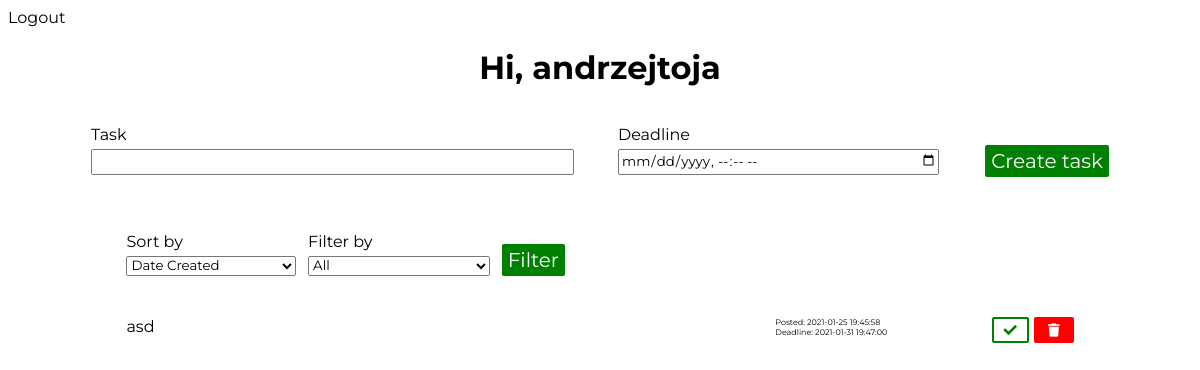
The page /menu (signed in) on the database as committed earlier.
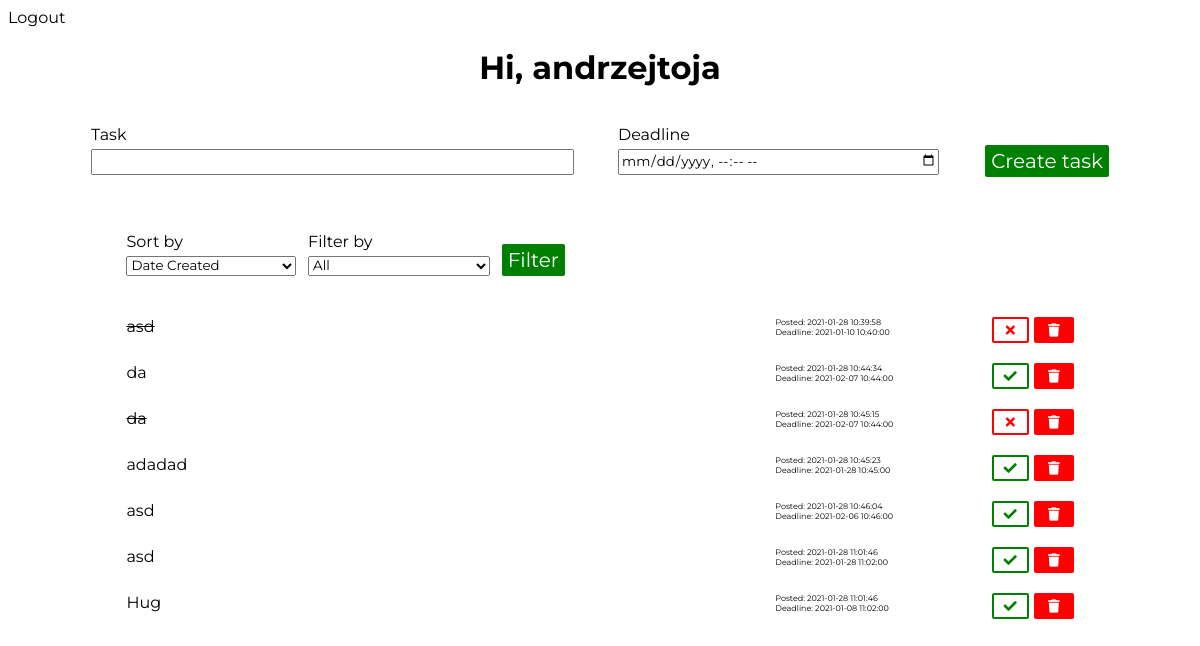
The same page on the database as committed later.
### app/models.py (models this page shows, shortened)
class User(UserMixin, db.Model):
    id = db.Column(db.Integer, primary_key=True)
    username = db.Column(db.String(64), index=True, unique=True)
    email = db.Column(db.String(64), index=True, unique=True)
    password_hash = db.Column(db.String(128))
    tasks = db.relationship('Task', backref='author', lazy='dynamic')
    def get_tasks(self):
        return Task.query.filter_by(user_id=self.id)

class Task(db.Model):
    id = db.Column(db.Integer, primary_key=True)
    task = db.Column(db.String(140))
    timestamp = db.Column(db.DateTime, index=True, default=datetime.now())
    deadline = db.Column(db.DateTime, index=True)
    is_completed = db.Column(db.Boolean, default=False)
    user_id = db.Column(db.Integer, db.ForeignKey('user.id'))

### app/routes.py (the view)
@app.route('/menu', methods=['GET', 'POST'])
def menu():
    task_form = TaskForm()
    filter_form = FilterForm()
    tasks = current_user.get_tasks()
    if task_form.validate_on_submit():
        task = Task(task=task_form.task.data, deadline=task_form.deadline.data, author=current_user)
        db.session.add(task)
        db.session.commit()
        tasks = current_user.get_tasks()
        return redirect('menu')
    if filter_form.validate_on_submit():
        tasks = current_user.get_tasks_filtered(filter_form.sort_by.data, filter_form.filter_by.data)
    return render_template('menu.html', user = current_user, form=task_form, filter_form=filter_form, tasks=tasks, date=datetime.now())

### app/forms.py
class TaskForm(FlaskForm):
    task = StringField('Task', validators=[DataRequired()])
    deadline = DateTimeLocalField('Deadline', validators=[DataRequired()], format='%Y-%m-%dT%H:%M')
    submit1 = SubmitField('Create task')

class FilterForm(FlaskForm):
    sort_by = SelectField('Sort by', choices=['Date Created', 'Deadline'], validators=[])
    filter_by = SelectField('Filter by', choices=['All', 'Completed', "Uncompleted"], validators=[])
    submit2 = SubmitField('Filter')

### app/models.py (called while the page is built)
@login.user_loader
def load_user(id):
    return User.query.get(int(id))

### app/templates/menu.html (shortened to what this page needs)
<!DOCTYPE html>
<html lang="en">
<head>
    <link href="{{ url_for('static', filename='css/main.css') }}" rel="stylesheet">
    <link href="{{ url_for('static', filename='css/menu.css') }}" rel="stylesheet">
    <link rel="stylesheet" href="https://cdnjs.cloudflare.com/ajax/libs/font-awesome/5.15.2/css/all.min.css" />
</head>
<body>
    <nav class="navbar">
        <a class="logout" href={{ url_for("logout") }}>Logout</a>
    </nav>
    <header class="header">
        <h1>Hi, {{ user.username }}</h1>
    </header>
    <form action="" method="POST" class="add-task">
        <div class="task-form">
            <p class="task-input">
                {{ form.task.label }}
                {{ form.task(class_="form-elem input") }}
            </p>
            <p class="deadline">
                {{ form.deadline.label }}
                {{ form.deadline(class_="form-elem date-input", type="datetime-local") }}
            </p>
            <p class="submit-div">
                {{ form.submit1(class_="submit create") }}
            </p>
        </div>
    </form>
    <form action="" method="POST" class="select">
        <div class="filter-form">
            <p class="sort-by">
                {{ filter_form.sort_by.label }}
                {{ filter_form.sort_by(class_="form-elem") }}
            </p>
            <p class="filter-by">
                {{ filter_form.filter_by.label }}
                {{ filter_form.filter_by(class_="form-elem") }}
            </p>
            <p class="submit-filter">
                {{ filter_form.submit2(class_="submit filter") }}
            </p>
        </div>
    </form>
    <div class="tasks">
        {% for task in tasks %}
            <div class="task">
                <div class="task-value">
                    {% if task.is_completed %}
                        <s>{{ task.task }}</s>
                    {% else %}
                        {{ task.task }}
                    {% endif %}
                </div>
                <div class="dates">
                    <div class="date">
                        Posted: {{ task.timestamp.strftime("%Y-%m-%d %H:%M:%S") }}
                    </div>
                    <div class="date">
                        Deadline: {{ task.deadline }}
                    </div>
                </div>
                <div class="complete">
                    <form action={{ "/change_status/" + task.id|string }}>
                        {% if task.is_completed %}
                            <button type="submit" class="not-completed"><i class="fas fa-times"></i></button>
                        {% else %}
                            <button type="submit" class="completed"><i class="fas fa-check"></i></button>
                        {% endif %}
                    </form>
                </div>
                <div class="del">
                    <form action={{ "/delete/" + task.id|string }}>
                        <button type="submit" class="delete"><i class="fas fa-trash"></i></button>
                    </form>
                </div>
            </div>
        {% endfor %}
    </div>
</body>
</html>

### app/static/css/main.css (style rules this page uses)
body, select, input, button { font-family: "Montserrat", serif }
.form-elem { margin-top: 5px; margin-bottom: 25px; width: 99%; }
.submit { background-color: green; border: none; color: white; font-family: "Montserrat", serif; font-size: 1.25rem; width: 100%; height: 2rem; border-radius: 2px; cursor: pointer; }

### app/static/css/menu.css (style rules this page uses)
.header { width: 90%; margin: auto; text-align: center; }
a { color: black; text-decoration: none; }
.task-form { display: flex; justify-content: space-around; width: 90%; margin: auto; }
.task-input { width: 45%; }
.deadline { width: 30%; }
.form-elem { height: 1.25rem; }
.create { margin-top: 20px; }
.date-input { padding-bottom: 2px; }
.tasks { width: 80%; margin: auto; }
.task { display: flex; margin-bottom: 20px; }
.task-value { flex: 3; }
.delete { align-self: flex-end; }
.dates { flex: 1; }
.date { font-size: 0.5rem; }
.delete { background-color: red; border: none; color: white; border-radius: 2px; padding: 5px 14px; }
.completed { background-color: white; border: 2px solid green; color: green; border-radius: 2px; padding: 3px 10px; margin-right: 5px; }
.not-completed { background-color: white; border: 2px solid red; color: red; border-radius: 2px; padding: 3px 12px; margin-right: 5px; }
.filter-form { width: 80%; margin: auto; display: flex; }
.filter-by, .submit-filter { margin-left: 10px; }
.filter { margin-top: 12px; }

Rows that differ between the two databases and show on the page:
removed Task: task "asd", timestamp "2021-01-25 19:45:58", deadline "2021-01-31 19:47:00", is_completed False (drawn)
added Task: task "asd", timestamp "2021-01-28 10:39:58", deadline "2021-01-10 10:40:00", is_completed True (drawn)
added Task: task "da", timestamp "2021-01-28 10:44:34", deadline "2021-02-07 10:44:00", is_completed False (drawn)
added Task: task "da", timestamp "2021-01-28 10:45:15", deadline "2021-02-07 10:44:00", is_completed True (drawn)
added Task: task "adadad", timestamp "2021-01-28 10:45:23", deadline "2021-01-28 10:45:00", is_completed False (drawn)
added Task: task "asd", timestamp "2021-01-28 10:46:04", deadline "2021-02-06 10:46:00", is_completed False (drawn)
added Task: task "asd", timestamp "2021-01-28 11:01:46", deadline "2021-01-28 11:02:00", is_completed False (drawn)
added Task: task "Hug", timestamp "2021-01-28 11:01:46", deadline "2021-01-08 11:02:00", is_completed False (drawn)
